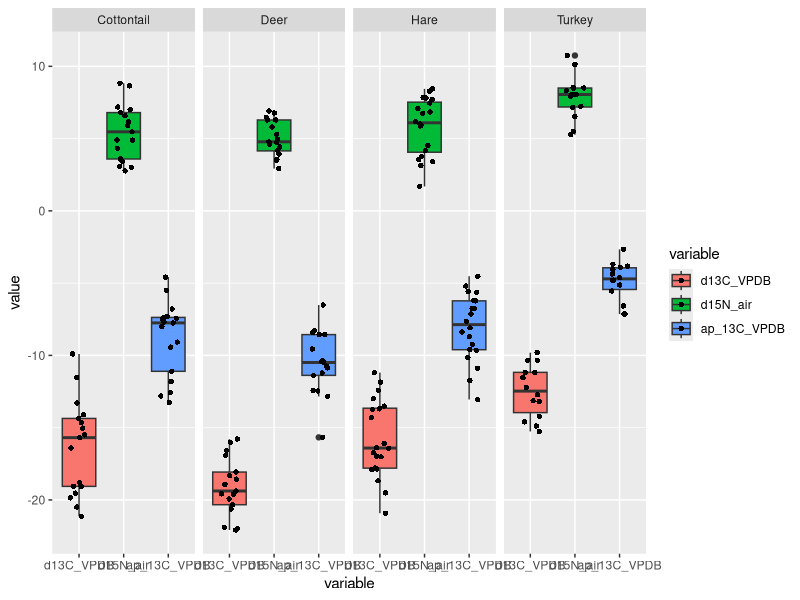
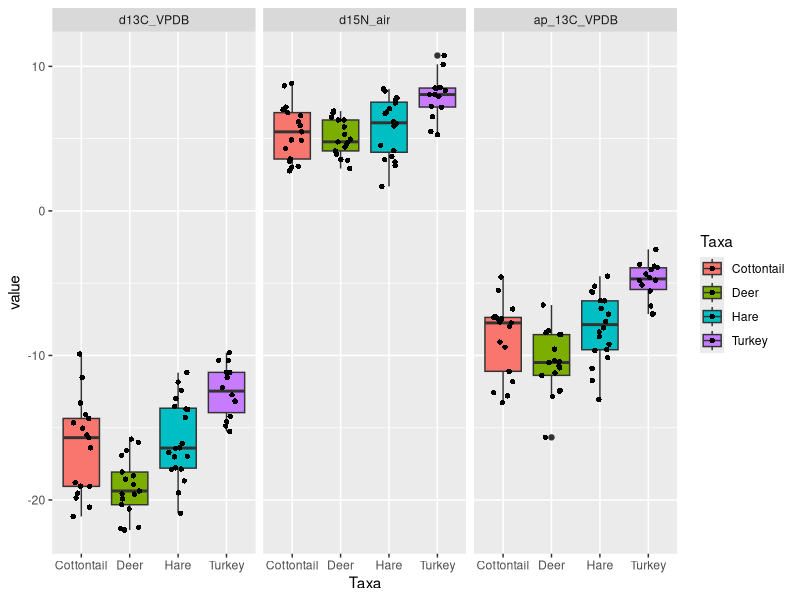
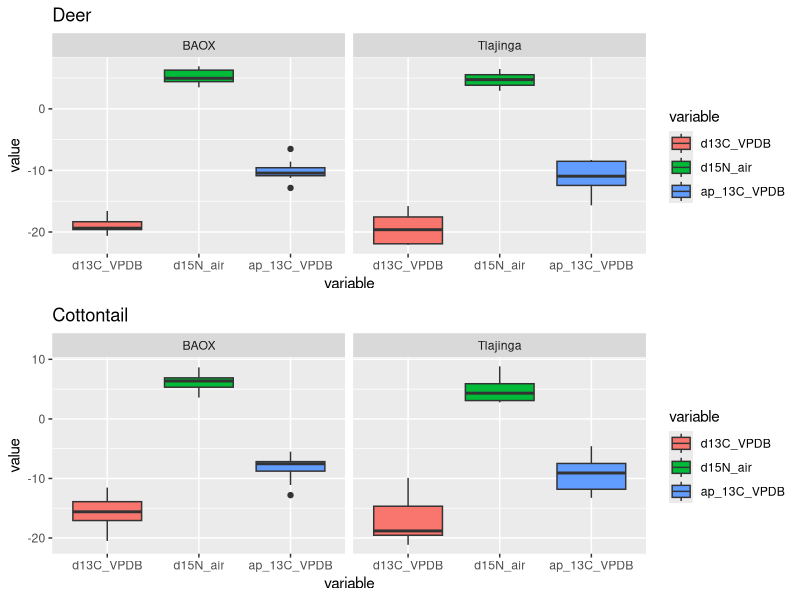
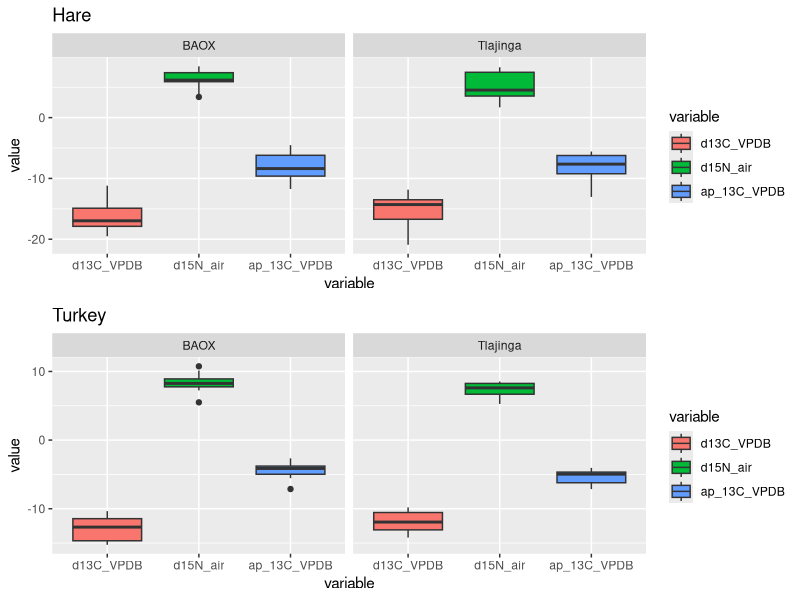
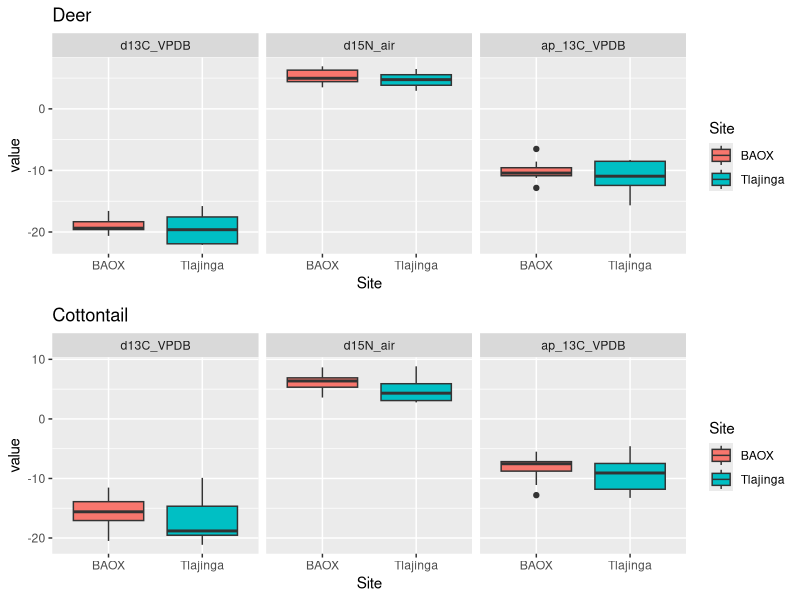
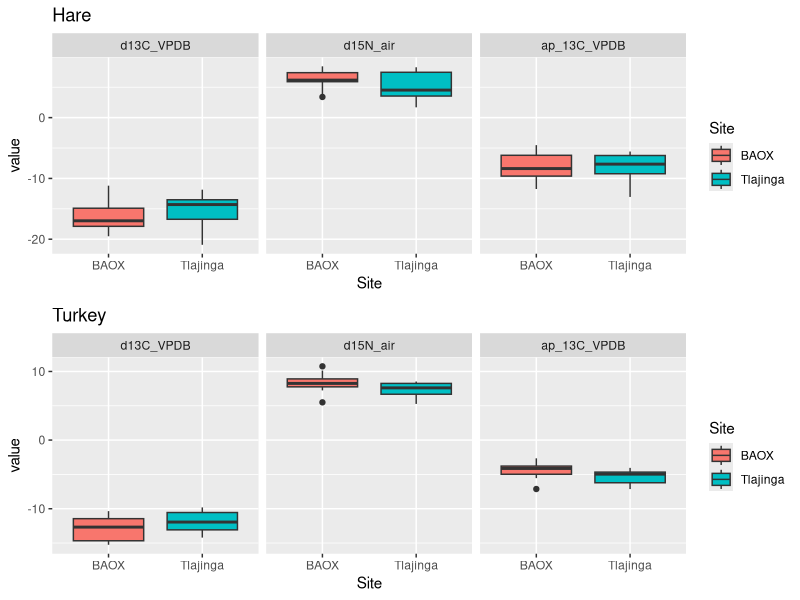

Generate these figures, in order, with R:
## ---- chunk 1
knitr::opts_chunk$set(echo = TRUE)
library(ggplot2)
library(openxlsx)
library(reshape2)
library(dplyr)
## ---- chunk 2
#read data
data<-read.xlsx("for_stats_peeps.xlsx")
data<-data[,-2:-6]
data<-data[,-4]
data <- na.omit(data)
## ---- chunk 3
#tidy data
data2<-data[,2:8]
data2<-data2[,-3]
data2<-data2[,-5]
aggdata<-melt(data2,id=(c("Taxa","Site")))

## ---- chunk 4
#EDA



ggplot(data = aggdata, aes(x=variable,y=value, fill=variable)) + 
  geom_boxplot()+
  geom_jitter(shape=16, position=position_jitter(0.2))+
  facet_wrap(~Taxa,nrow = 1)


## ---- chunk 5


ggplot(data = aggdata, aes(x=Taxa,y=value, fill=Taxa)) + 
  geom_boxplot()+
  geom_jitter(shape=16, position=position_jitter(0.2))+
  facet_wrap(~variable,nrow = 1)

## ---- chunk 6
data_deer<-aggdata[which(aggdata$Taxa=="Deer"),]
data_Cottontail<-aggdata[which(aggdata$Taxa=="Cottontail"),]
data_Hare<-aggdata[which(aggdata$Taxa=="Hare"),]
data_Turkey<-aggdata[which(aggdata$Taxa=="Turkey"),]

deer1<-ggplot(data = data_deer, aes(x=variable,y=value, fill=variable)) + 
  geom_boxplot()+
  #geom_jitter(shape=16, position=position_jitter(0.2))+
  labs(title = 'Deer')+
  facet_wrap(~Site,nrow = 1)

deer2<-ggplot(data = data_deer, aes(x=Site,y=value, fill=Site)) + 
  geom_boxplot()+
  #geom_jitter(shape=16, position=position_jitter(0.2))+
  labs(title = 'Deer')+
  facet_wrap(~variable,nrow = 1)



cot1<-ggplot(data = data_Cottontail, aes(x=variable,y=value, fill=variable)) + 
  geom_boxplot()+
  #geom_jitter(shape=16, position=position_jitter(0.2))+
  labs(title = 'Cottontail')+
  facet_wrap(~Site,nrow = 1)

cot2<-ggplot(data = data_Cottontail, aes(x=Site,y=value, fill=Site)) + 
  geom_boxplot()+
  #geom_jitter(shape=16, position=position_jitter(0.2))+
  labs(title = 'Cottontail')+
  facet_wrap(~variable,nrow = 1)


hare1<-ggplot(data = data_Hare, aes(x=variable,y=value, fill=variable)) + 
  geom_boxplot()+
  #geom_jitter(shape=16, position=position_jitter(0.2))+
  labs(title = 'Hare')+
  facet_wrap(~Site,nrow = 1)

hare2<-ggplot(data = data_Hare, aes(x=Site,y=value, fill=Site)) + 
  geom_boxplot()+
  #geom_jitter(shape=16, position=position_jitter(0.2))+
  labs(title = 'Hare')+
  facet_wrap(~variable,nrow = 1)

turkey1<-ggplot(data = data_Turkey, aes(x=variable,y=value, fill=variable)) + 
  geom_boxplot()+
  #geom_jitter(shape=16, position=position_jitter(0.2))+
  labs(title = 'Turkey')+
  facet_wrap(~Site,nrow = 1)

turkey2<-ggplot(data = data_Turkey, aes(x=Site,y=value, fill=Site)) + 
  geom_boxplot()+
  #geom_jitter(shape=16, position=position_jitter(0.2))+
  labs(title = 'Turkey')+
  facet_wrap(~variable,nrow = 1)

## ---- chunk 7

gridExtra::grid.arrange(deer1,cot1,nrow=2,ncol=1)
gridExtra::grid.arrange(hare1,turkey1,nrow=2,ncol=1)

gridExtra::grid.arrange(deer2,cot2,nrow=2,ncol=1)
gridExtra::grid.arrange(hare2,turkey2,nrow=2,ncol=1)

